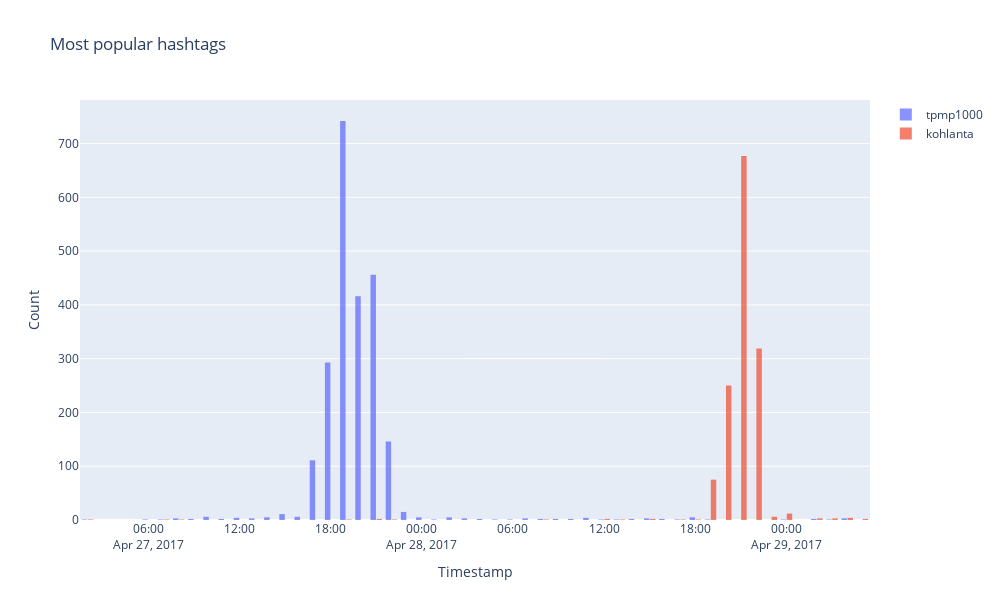

Notebook source saved alongside this figure:
### Code cell
plotly_compare(ty='hashtags', l=['tpmp1000', 'kohlanta'])

### Figure 1 — Plotly figure (JSON) as saved in the notebook; plotly's stock layout.template omitted (floating-point values rounded to 4 significant figures; data arrays with more than 128 entries replaced by an {"elided": "..."} marker saying what was removed)
{"data": [{"name": "tpmp1000", "opacity": 0.75, "type": "histogram", "x": {"elided": "2278 str values"}, "xbins": {"size": 3600000}}, {"name": "kohlanta", "opacity": 0.75, "type": "histogram", "x": {"elided": "1366 str values"}, "xbins": {"size": 3600000}}], "layout": {"bargap": 0.2, "bargroupgap": 0.1, "height": 600, "title": {"text": "Most popular hashtags"}, "width": 1000, "xaxis": {"autorange": true, "range": ["2017-04-27 01:30", "2017-04-29 05:30"], "title": {"text": "Timestamp"}, "type": "date"}, "yaxis": {"autorange": true, "range": [0, 781.1], "title": {"text": "Count"}}}}
